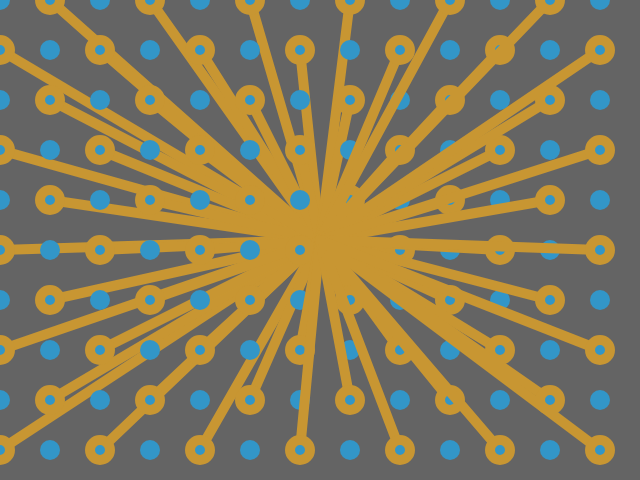
Frame 1 (no input)
Frame 60 (no input): identical to frame 1, image omitted
Frame 120 (the mouse pressed at the canvas centre since frame 60): identical to frame 1, image omitted

The p5.js sketch that drew this single still picture (run headless with seeded random() and noise() and a simulated clock; from frame 60 on, the mouse is pressed at the canvas centre):

// p5.js sketch
// ── sketch.js
var w = 640;
var h = 480;

function setup() {
  createCanvas(w, h);
}

function draw() {
  background(100);
  for(var i = 0; i < w; i+=50){
    for(var j = 0; j< h; j+=50){
      strokeWeight((i+j)%20);
  	  stroke(200, 150, 50);
  	 	line(w/2, h/2, i, j);
  	 	fill(50, 150, 200);
  	 	ellipse(i, j, 20, 20);
  	}
  }
}
